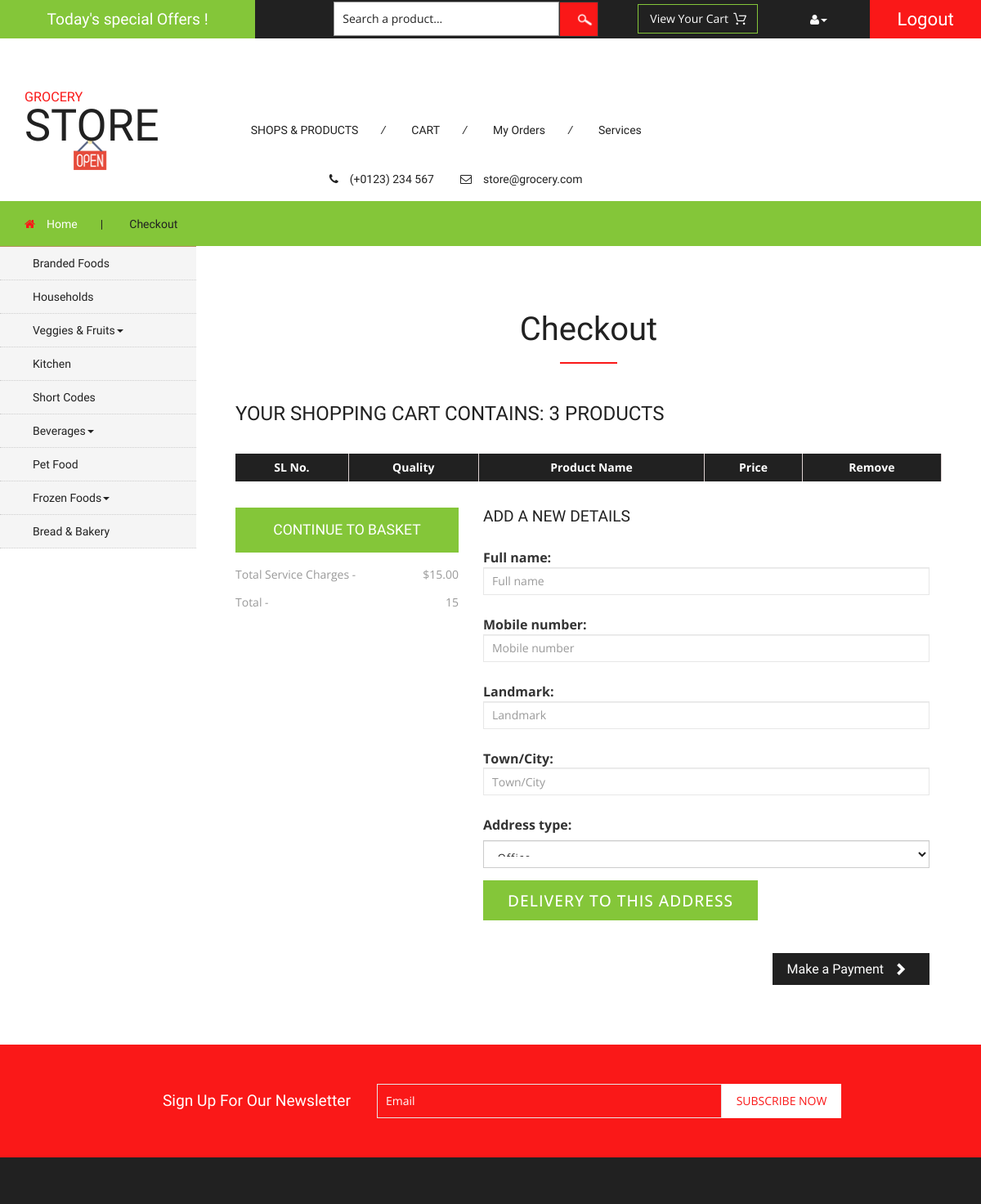
Page /checkout/ (signed in, upper part) on the earlier database version.
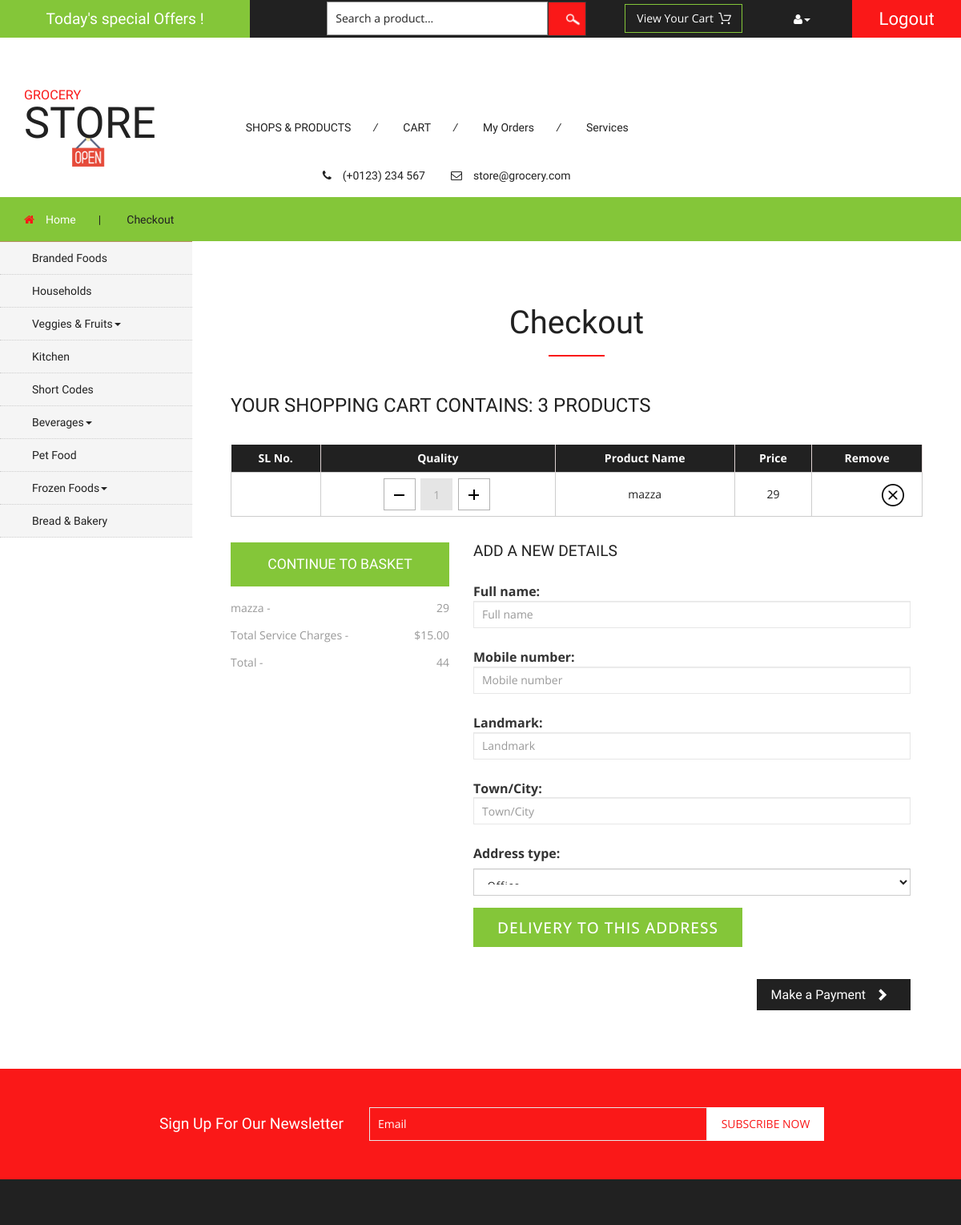
Same page on the later database version.
### finalapp/models.py (models this page shows)
class cart(models.Model):
    productid=models.ForeignKey(products,on_delete=models.CASCADE,null=True)
    pdtname=models.CharField(max_length=100,null=True)
    shopid=models.ForeignKey(shopreg,on_delete=models.CASCADE,null=True)
    userid=models.ForeignKey(registration,on_delete=models.CASCADE,null=True)
    amount=models.IntegerField(max_length=100,null=True)
    status=models.CharField(max_length=100,null=True,default="pending")

### finalapp/views.py (the view)
# urls.py: path('checkout/',views.checkout),
def checkout(request):
    uid=request.session['userid']
    cartdata=cart.objects.filter(status="added",userid=uid)
    sum=0
    length=len(cartdata)
    for i in range(0,length):
        sum+=cartdata[i].amount
    print("uuuuuuuuuuuuuuuuuu",sum)
    total=sum+15
    return render(request,"checkout.html",{"dataz":cartdata,"total":total})

### templates/checkout.html (shortened to what the changed rows need)
{% load static %}
<!DOCTYPE html>
<html>
<head>
<link href="{% static 'css/bootstrap.css' %}" rel="stylesheet" type="text/css" media="all" />
<link href="{% static 'css/style.css' %}" rel="stylesheet" type="text/css" media="all" />
<link href="{% static 'css/font-awesome.css' %}" rel="stylesheet" type="text/css" media="all" />
</head>
<body>
	<div class="agileits_header">
		<div class="w3l_header_right1">
			<h2><a href="/home">Logout</a></h2>
		</div>
	</div>
	<div class="logo_products">
		<div class="container">
			<div class="w3ls_logo_products_left">
				<h1><a href="index.html"><span>Grocery</span> Store</a></h1>
			</div>
		</div>
	</div>
	<div class="banner">
		<div class="w3l_banner_nav_left">
			<nav class="navbar nav_bottom">
			</nav>
		</div>
		<div class="w3l_banner_nav_right">
		<div class="privacy about">
	      <div class="checkout-right">
				<table class="timetable_sub">
					<thead>
						<tr>
							<th>SL No.</th>
							<th>Quality</th>
							<th>Product Name</th>
							<th>Price</th>
							<th>Remove</th>
						</tr>
					</thead>
					{% for i in dataz %}
						<tbody><tr class="rem1">
							<td class="invert"></td>
							<td class="invert">
								<div class="quantity">
									<div class="quantity-select">
										<div class="entry value-minus">&nbsp;</div>
										<div class="entry value"><span>1</span></div>
										<div class="entry value-plus active">&nbsp;</div>
									</div>
								</div>
							</td>
							<td class="invert">{{i.pdtname}}</td>
							<td class="invert">{{i.amount}}</td>
							<td class="invert">
								<div class="rem">
									<div class="close1"> </div>
								</div>
							</td>
						</tr>
					</tbody>
				{% endfor %}
				</table>
			</div>
			<div class="checkout-left">
				<div class="col-md-4 checkout-left-basket">
					<ul>
						{% for i in dataz %}
							<li>{{i.pdtname}} <i>-</i> <span>{{i.amount}} </span></li>
						{% endfor %}
						<li>Total Service Charges <i>-</i> <span>$15.00</span></li>
						<li>Total <i>-</i> <span>{{total}}</span></li>
					</ul>
				</div>
			</div>
		</div>
		</div>
		<div class="clearfix"></div>
	</div>
</body>
</html>

Differences in the rows shown:
added cart: pdtname "mazza", amount "29"
Other differences:
{{ total }}: "15" → "44"
